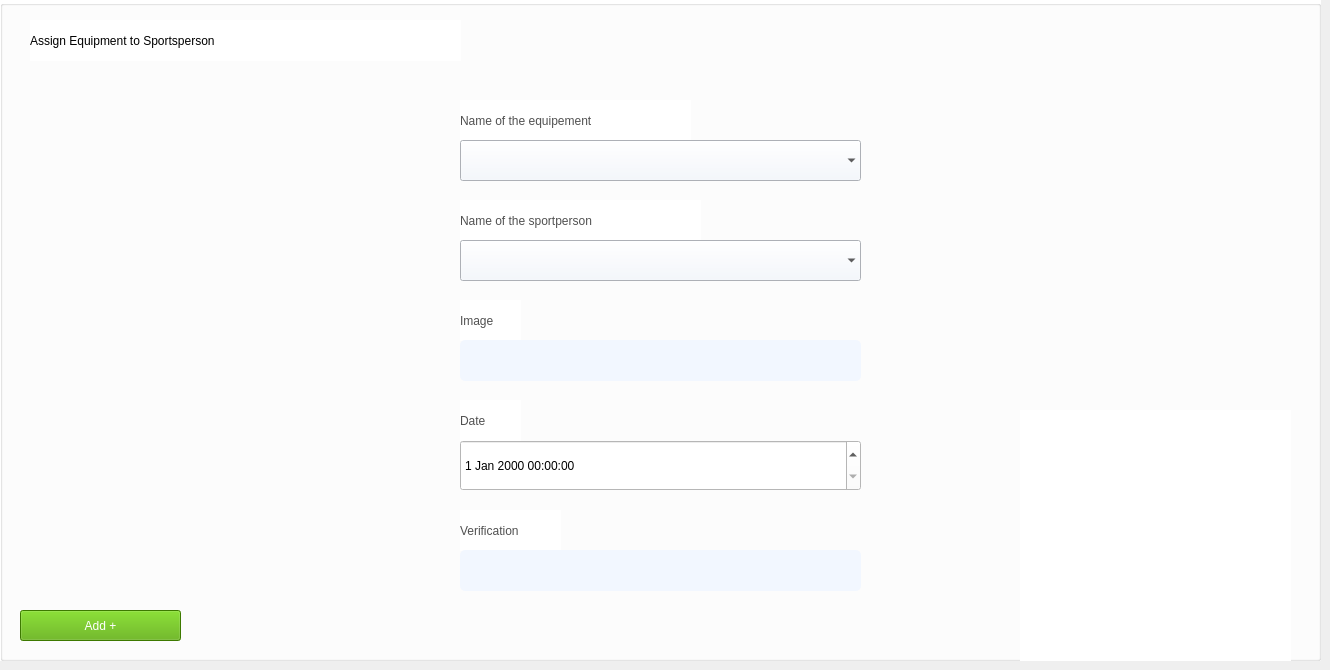
      <widget class="QWidget" name="page_add_use">
       <widget class="QGroupBox" name="groupBox_10">
        <property name="geometry">
         <rect>
          <x>0</x>
          <y>0</y>
          <width>1321</width>
          <height>661</height>
         </rect>
        </property>
        <property name="styleSheet">
         <string notr="true">background-color: rgb(255, 255, 255);
border-color: rgb(255, 255, 255);</string>
        </property>
        <property name="title">
         <string/>
        </property>
        <widget class="QLabel" name="label_39">
         <property name="geometry">
          <rect>
           <x>30</x>
           <y>20</y>
           <width>431</width>
           <height>41</height>
          </rect>
         </property>
         <property name="styleSheet">
          <string notr="true">font: 15pt &quot;Poppins&quot;;</string>
         </property>
         <property name="text">
          <string>Assign Equipment to Sportsperson</string>
         </property>
        </widget>
        <widget class="QPushButton" name="valider_use">
         <property name="geometry">
          <rect>
           <x>20</x>
           <y>610</y>
           <width>161</width>
           <height>31</height>
          </rect>
         </property>
         <property name="styleSheet">
          <string notr="true">background-color: rgb(85, 170, 0);
font: 9pt &quot;MS Shell Dlg 2&quot;;
color: rgb(255, 255, 255);</string>
         </property>
         <property name="text">
          <string>Add +</string>
         </property>
        </widget>
        <widget class="QLabel" name="label_40">
         <property name="geometry">
          <rect>
           <x>460</x>
           <y>100</y>
           <width>231</width>
           <height>41</height>
          </rect>
         </property>
         <property name="styleSheet">
          <string notr="true">background-color: rgb(255, 255, 255);
font: 10pt &quot;poppins&quot;;
color: rgb(80, 80, 80);</string>
         </property>
         <property name="text">
          <string>Name of the equipement</string>
         </property>
         <property name="alignment">
          <set>Qt::AlignLeading|Qt::AlignLeft|Qt::AlignVCenter</set>
         </property>
        </widget>
        <widget class="QLabel" name="label_41">
         <property name="geometry">
          <rect>
           <x>460</x>
           <y>200</y>
           <width>241</width>
           <height>41</height>
          </rect>
         </property>
         <property name="styleSheet">
          <string notr="true">background-color: rgb(255, 255, 255);
font: 10pt &quot;poppins&quot;;
color: rgb(80, 80, 80);</string>
         </property>
         <property name="text">
          <string>Name of the sportperson</string>
         </property>
         <property name="alignment">
          <set>Qt::AlignLeading|Qt::AlignLeft|Qt::AlignVCenter</set>
         </property>
        </widget>
        <widget class="QLabel" name="label_42">
         <property name="geometry">
          <rect>
           <x>460</x>
           <y>300</y>
           <width>61</width>
           <height>41</height>
          </rect>
         </property>
         <property name="styleSheet">
          <string notr="true">background-color: rgb(255, 255, 255);
font: 10pt &quot;poppins&quot;;
color: rgb(80, 80, 80);</string>
         </property>
         <property name="text">
          <string>Image</string>
         </property>
         <property name="alignment">
          <set>Qt::AlignLeading|Qt::AlignLeft|Qt::AlignVCenter</set>
         </property>
        </widget>
        <widget class="QLabel" name="label_43">
         <property name="geometry">
          <rect>
           <x>460</x>
           <y>400</y>
           <width>61</width>
           <height>41</height>
          </rect>
         </property>
         <property name="styleSheet">
          <string notr="true">background-color: rgb(255, 255, 255);
font: 10pt &quot;poppins&quot;;
color: rgb(80, 80, 80);</string>
         </property>
         <property name="text">
          <string>Date</string>
         </property>
         <property name="alignment">
          <set>Qt::AlignLeading|Qt::AlignLeft|Qt::AlignVCenter</set>
         </property>
        </widget>
        <widget class="QLineEdit" name="image_use">
         <property name="geometry">
          <rect>
           <x>460</x>
           <y>340</y>
           <width>401</width>
           <height>41</height>
          </rect>
         </property>
         <property name="styleSheet">
          <string notr="true">border-radius: 5px ;
background-color: rgb(242, 247, 255);</string>
         </property>
         <property name="alignment">
          <set>Qt::AlignCenter</set>
         </property>
        </widget>
        <widget class="QLabel" name="label_44">
         <property name="geometry">
          <rect>
           <x>1020</x>
           <y>410</y>
           <width>271</width>
           <height>381</height>
          </rect>
         </property>
         <property name="text">
          <string/>
         </property>
         <property name="pixmap">
          <pixmap resource="assets.qrc">:/img/img/typing_human.png</pixmap>
         </property>
         <property name="scaledContents">
          <bool>true</bool>
         </property>
        </widget>
        <widget class="QDateTimeEdit" name="date_use">
         <property name="geometry">
          <rect>
           <x>460</x>
           <y>440</y>
           <width>401</width>
           <height>51</height>
          </rect>
         </property>
        </widget>
        <widget class="QComboBox" name="id_equip_use">
         <property name="geometry">
          <rect>
           <x>460</x>
           <y>140</y>
           <width>401</width>
           <height>41</height>
          </rect>
         </property>
         <property name="styleSheet">
          <string notr="true">background-color: rgb(242, 247, 255);</string>
         </property>
         <property name="frame">
          <bool>false</bool>
         </property>
        </widget>
        <widget class="QComboBox" name="id_sportif_use">
         <property name="geometry">
          <rect>
           <x>460</x>
           <y>240</y>
           <width>401</width>
           <height>41</height>
          </rect>
         </property>
         <property name="styleSheet">
          <string notr="true">background-color: rgb(242, 247, 255);</string>
         </property>
         <property name="frame">
          <bool>false</bool>
         </property>
        </widget>
        <widget class="QLabel" name="label_45">
         <property name="geometry">
          <rect>
           <x>460</x>
           <y>510</y>
           <width>101</width>
           <height>41</height>
          </rect>
         </property>
         <property name="styleSheet">
          <string notr="true">background-color: rgb(255, 255, 255);
font: 10pt &quot;poppins&quot;;
color: rgb(80, 80, 80);</string>
         </property>
         <property name="text">
          <string>Verification</string>
         </property>
         <property name="alignment">
          <set>Qt::AlignLeading|Qt::AlignLeft|Qt::AlignVCenter</set>
         </property>
        </widget>
        <widget class="QLineEdit" name="verif_use">
         <property name="geometry">
          <rect>
           <x>460</x>
           <y>550</y>
           <width>401</width>
           <height>41</height>
          </rect>
         </property>
         <property name="styleSheet">
          <string notr="true">border-radius: 5px ;
background-color: rgb(242, 247, 255);</string>
         </property>
         <property name="alignment">
          <set>Qt::AlignCenter</set>
         </property>
         <property name="readOnly">
          <bool>true</bool>
         </property>
        </widget>
        <widget class="QPushButton" name="back_add_use">
         <property name="geometry">
          <rect>
           <x>1270</x>
           <y>20</y>
           <width>31</width>
           <height>31</height>
          </rect>
         </property>
         <property name="text">
          <string/>
         </property>
         <property name="icon">
          <iconset resource="assets.qrc">
           <normaloff>:/img/img/back.png</normaloff>:/img/img/back.png</iconset>
         </property>
         <property name="iconSize">
          <size>
           <width>31</width>
           <height>32</height>
          </size>
         </property>
         <property name="flat">
          <bool>true</bool>
         </property>
        </widget>
        <widget class="QPushButton" name="image_ajouter_use">
         <property name="geometry">
          <rect>
           <x>820</x>
           <y>340</y>
           <width>41</width>
           <height>41</height>
          </rect>
         </property>
         <property name="text">
          <string/>
         </property>
         <property name="icon">
          <iconset resource="assets.qrc">
           <normaloff>:/img/img/pic.jpg</normaloff>:/img/img/pic.jpg</iconset>
         </property>
         <property name="iconSize">
          <size>
           <width>33</width>
           <height>33</height>
          </size>
         </property>
         <property name="flat">
          <bool>true</bool>
         </property>
        </widget>
       </widget>
      </widget>
